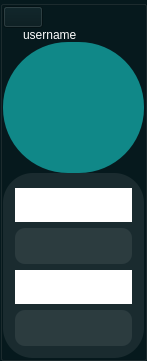
    <widget class="QGroupBox" name="userinformation">
     <property name="minimumSize">
      <size>
       <width>0</width>
       <height>0</height>
      </size>
     </property>
     <property name="maximumSize">
      <size>
       <width>0</width>
       <height>0</height>
      </size>
     </property>
     <property name="sizeIncrement">
      <size>
       <width>0</width>
       <height>0</height>
      </size>
     </property>
     <property name="styleSheet">
      <string notr="true">
color: rgb(255, 255, 255);
font: 900 14pt &quot;Segoe UI Black&quot;;
background-color: rgb(6, 25, 29);
border-color: none;
</string>
     </property>
     <property name="title">
      <string/>
     </property>
     <layout class="QVBoxLayout" name="verticalLayout_7" stretch="1,10,114">
      <property name="spacing">
       <number>0</number>
      </property>
      <property name="leftMargin">
       <number>0</number>
      </property>
      <property name="topMargin">
       <number>0</number>
      </property>
      <property name="rightMargin">
       <number>0</number>
      </property>
      <property name="bottomMargin">
       <number>0</number>
      </property>
      <item>
       <layout class="QHBoxLayout" name="horizontalLayout_3">
        <item>
         <widget class="QPushButton" name="pushButton_20">
          <property name="maximumSize">
           <size>
            <width>40</width>
            <height>40</height>
           </size>
          </property>
          <property name="text">
           <string/>
          </property>
          <property name="icon">
           <iconset resource="project-resource.qrc">
            <normaloff>:/new/prefix1/standard/arrowleft.png</normaloff>:/new/prefix1/standard/arrowleft.png</iconset>
          </property>
         </widget>
        </item>
        <item>
         <spacer name="horizontalSpacer_5">
          <property name="orientation">
           <enum>Qt::Horizontal</enum>
          </property>
          <property name="sizeHint" stdset="0">
           <size>
            <width>40</width>
            <height>20</height>
           </size>
          </property>
         </spacer>
        </item>
       </layout>
      </item>
      <item>
       <layout class="QGridLayout" name="gridLayout_5">
        <item row="1" column="1">
         <widget class="QLabel" name="username_2">
          <property name="styleSheet">
           <string notr="true">font: 900 9pt &quot;Segoe UI Black&quot;;
font: 700 11pt &quot;Segoe UI Black&quot;;
Padding-left:17px;</string>
          </property>
          <property name="text">
           <string>username</string>
          </property>
         </widget>
        </item>
        <item row="2" column="2">
         <spacer name="horizontalSpacer_3">
          <property name="orientation">
           <enum>Qt::Horizontal</enum>
          </property>
          <property name="sizeHint" stdset="0">
           <size>
            <width>40</width>
            <height>20</height>
           </size>
          </property>
         </spacer>
        </item>
        <item row="2" column="0">
         <spacer name="horizontalSpacer_4">
          <property name="orientation">
           <enum>Qt::Horizontal</enum>
          </property>
          <property name="sizeHint" stdset="0">
           <size>
            <width>40</width>
            <height>20</height>
           </size>
          </property>
         </spacer>
        </item>
        <item row="2" column="1">
         <widget class="QPushButton" name="pushButton_17">
          <property name="enabled">
           <bool>false</bool>
          </property>
          <property name="minimumSize">
           <size>
            <width>141</width>
            <height>131</height>
           </size>
          </property>
          <property name="styleSheet">
           <string notr="true">background-color: rgb(16, 136, 136);
border-radius:65px;</string>
          </property>
          <property name="text">
           <string/>
          </property>
         </widget>
        </item>
        <item row="0" column="1">
         <spacer name="verticalSpacer_5">
          <property name="orientation">
           <enum>Qt::Vertical</enum>
          </property>
          <property name="sizeHint" stdset="0">
           <size>
            <width>20</width>
            <height>40</height>
           </size>
          </property>
         </spacer>
        </item>
       </layout>
      </item>
      <item>
       <widget class="QGroupBox" name="groupBox_12">
        <property name="styleSheet">
         <string notr="true">padding: 10px;

background-color: rgba(255, 255, 255, 20);
border-radius:30px;</string>
        </property>
        <property name="title">
         <string/>
        </property>
        <layout class="QVBoxLayout" name="verticalLayout_8">
         <item>
          <widget class="QLabel" name="label_3">
           <property name="styleSheet">
            <string notr="true">background: rgb(255, 255, 255,1);
font: 900 10pt &quot;Segoe UI Black&quot;;
color: rgb(255, 255, 255,255);
color: rgb(255, 255, 255);</string>
           </property>
           <property name="text">
            <string>firstname</string>
           </property>
          </widget>
         </item>
         <item>
          <widget class="QLineEdit" name="lineEdit_3">
           <property name="enabled">
            <bool>false</bool>
           </property>
           <property name="styleSheet">
            <string notr="true">border-top-left-radius:0px;
border-bottom-right-radius:0px;
border-radius:10px;</string>
           </property>
           <property name="echoMode">
            <enum>QLineEdit::Password</enum>
           </property>
           <property name="readOnly">
            <bool>true</bool>
           </property>
          </widget>
         </item>
         <item>
          <widget class="QLabel" name="label_4">
           <property name="styleSheet">
            <string notr="true">background: rgb(255, 255, 255,1);
font: 900 10pt &quot;Segoe UI Black&quot;;
color: rgb(255, 255, 255,255);
color: rgb(255, 255, 255);</string>
           </property>
           <property name="text">
            <string>lastname</string>
           </property>
          </widget>
         </item>
         <item>
          <widget class="QLineEdit" name="lineEdit_2">
           <property name="enabled">
            <bool>false</bool>
           </property>
           <property name="styleSheet">
            <string notr="true">border-radius:10px;</string>
           </property>
           <property name="readOnly">
            <bool>true</bool>
           </property>
          </widget>
         </item>
        </layout>
       </widget>
      </item>
     </layout>
    </widget>
